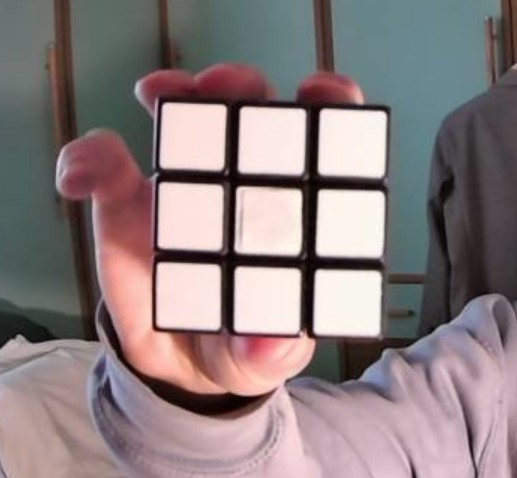
#> input picture test.jpg, 517 x 478 px, given in place of the camera
$ python detect.py
#> lines starting #> are read from the running program, lines starting #| are printed output that depends on the picture; after the words box and inside, x2 and y2 are one past the last pixel; in counts of white or black regions, pixels touching at a corner belong together
import cv2 as cv
import numpy as np
from pyciede2000 import ciede2000

import config
import functions as fn

# Set up camera and frame size
cam = cv.VideoCapture(0)
screen_resolution = 1280, 720
frame_x, frame_y = int(screen_resolution[0] / 4), int(screen_resolution[1] / 4)
frame_w, frame_h = frame_x + (2 * frame_x), frame_y + (2 * frame_y)

while True:

    # Get frame from webcam
    check, image = cam.read()
#> image is the input picture: shape (478, 517, 3); mean B, G, R 126.5, 125.4, 138.7

    # Crop the frame
    image = image[frame_y:frame_h, frame_x:frame_w]
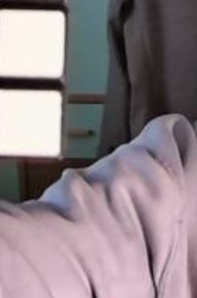
#> image: shape (298, 197, 3); mean B, G, R 136.4, 131.2, 143.5

    # Prepare the frame for contour detection
    grey_frame = cv.cvtColor(image, cv.COLOR_BGR2GRAY)
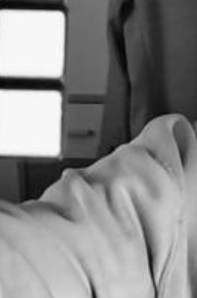
#> grey_frame: shape (298, 197); min 2, max 252, mean 135.4
    noiseless_frame = cv.fastNlMeansDenoising(grey_frame, None, 20, 7, 7)
    blurred_frame = cv.blur(noiseless_frame, (3, 3))
    canny_frame = cv.Canny(blurred_frame, 30, 140)
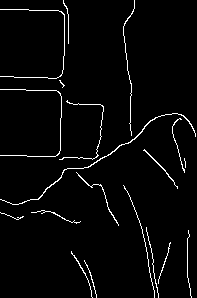
#> canny_frame: shape (298, 197); 3% white in thin lines or dots
    cv.imshow("Canny Frame", canny_frame)
    dilated_frame = cv.dilate(canny_frame, cv.getStructuringElement(cv.MORPH_RECT, (9, 9)))
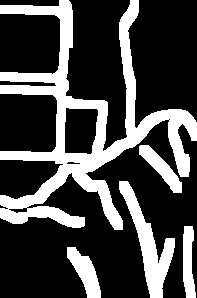
#> dilated_frame: shape (298, 197); 27.5% white; 5 white regions

    # Detect the contours of the nine squares on the current face the Rubik's cube
    contours, _ = cv.findContours(dilated_frame, cv.RETR_TREE, cv.CHAIN_APPROX_SIMPLE)
#> contours = 9 contours, 1 with area under 20; largest, box (x1, y1, x2, y2) and area: (0, 0, 197, 230) 12256, (119, 181, 175, 298) 1904, (64, 107, 99, 155) 1400, (67, 247, 101, 298) 782, (139, 145, 182, 193) 677, (183, 226, 196, 298) 616, (8, 207, 28, 214) 72, (66, 161, 81, 165) 32

    # Stores contours with the right dimensions and colours
    square_contours = []

    for contour in contours:

        # Get a polygon approximation for the contour
        approx = cv.approxPolyDP(contour, 0.1*cv.arcLength(contour, True), True)

        #  Check the contour has four sides
        if len(approx) == 4:

            # Get dimensions of the contour and calculate w/h ratio and area
            x, y, w, h = cv.boundingRect(approx)
            ratio = float(w) / h
            area = cv.contourArea(approx)

            # Check the contour meets the right dimensions
            if ratio >= 0.8 and ratio <= 1.2 and area >= 900:

                # Determine the dominant colour in the contour and convert to LAB format
                dominant_square_colour_bgr = fn.get_dominant_colour(image[y:y+h, x:x+w])
                dominant_square_colour_lab = fn.convert_bgr_to_lab(dominant_square_colour_bgr)

                # Compare the dominant colour with each item in dictionary and select best match
                colour_deltas = []
                for rubik_colour, rubik_bgr in config.BGR_COLOURS.items():

                    # Determine colour delta
                    rubik_lab = fn.convert_bgr_to_lab(rubik_bgr)
                    colour_delta = ciede2000(rubik_lab, dominant_square_colour_lab)

                    # Record colour and closeness
                    colour_deltas.append({"colour": rubik_colour, "delta": colour_delta["delta_E_00"]})

                # Find colour that had the smallest delta
                best_colour_delta = min(colour_deltas, key=lambda item: item["delta"])

                # Check whether the contour colour is a Rubik colour (and not mistaken for another object)
                # The smaller the value, the closer the match; poor light makes it harder to get close matches
                if best_colour_delta["delta"] < 80:

                    # This square contour is a good enough match with a Rubik colour
                    square_contours.append({"x": x, "y": y, "w": w, "h": h, "colour": best_colour_delta["colour"]})
#> this loop made 9 passes
#> (approx, x, y, w, h, ratio, area) on pass 9: ([[66, 107], [98, 110], [90, 154], [64, 152]], 64, 107, 35, 48, 0.729, 1303)
#> approx on passes 1 to 6: [[67, 247], [100, 297]], [[184, 226], [195, 297]], [[119, 181], [162, 297]], [[140, 145], [181, 192]], [[0, 5], [122, 229]], [[27, 211], [8, 209]]
#> after the loop, square_contours = []

    # Proceed if we found nine square contours with the right dimensions and colours
    if len(square_contours) == 9:

        # We need to map the square contours into this sequence based on their x-y positions
        # 0 1 2
        # 3 4 5
        # 6 7 8

        # Sort on x-positions
        square_contours_sorted_x = sorted(square_contours, key=lambda item: item["x"])

        # Sort on y-positions - this will help deduce the three rows below
        square_contours_sorted_y = sorted(square_contours, key=lambda item: item["y"])

        # Define the top, middle and bottom rows
        sorted_rows = []
        for i in range(0, 9, 3):

            # These three items are in the same row
            unsorted_row = [square_contours_sorted_y[i], square_contours_sorted_y[i+1], square_contours_sorted_y[i+2]]

            # Sort on x-position and append
            sorted_rows.append(sorted(unsorted_row, key=lambda item: item["x"]))

        # Re-order the list of square contours using sequence above
        square_contours = sorted_rows[0] + sorted_rows[1] + sorted_rows[2]

        # Define the middle square so that we can use that as a reference point x, y, w, h
        middle_square = square_contours[4]

        # Find the square contours furthest to the left (x-min) and right (x-max)
        x_min = square_contours_sorted_x[0]
        x_max = square_contours_sorted_x[-1]

        # Find the square contours furthest to the top (y-min) and bottom (y-max)
        y_min = square_contours_sorted_y[0]
        y_max = square_contours_sorted_y[-1]

        # Need to avoid outlier contours that aren't on the Rubik's cube
        # Check the four contours at the extreme x-min, x-max, y-min, y-max are positioned close enough to the middle square
        gap_width = int(middle_square["w"] * 1.7)
        gap_height = int(middle_square["h"] * 1.7)

        if (middle_square["x"] - x_min["x"] <= gap_width and
            x_max["x"] - middle_square["x"] <= gap_width and
            middle_square["y"] - y_min["y"] <= gap_height and
            y_max["y"] - middle_square["y"] <= gap_height):

            # Good result, all nine square contours are close enough to the middle square
            fn.draw_contours(image, square_contours)
            fn.draw_mini_cube(image, square_contours)

    # Draw video window
    cv.imshow("Rubik's Cube Face Detection by Exactful", image)

    # Handle quit key q
    if cv.waitKey(1) & 0xFF == ord('q'):
#> (key q is pressed here)
        break

cv.destroyAllWindows()
